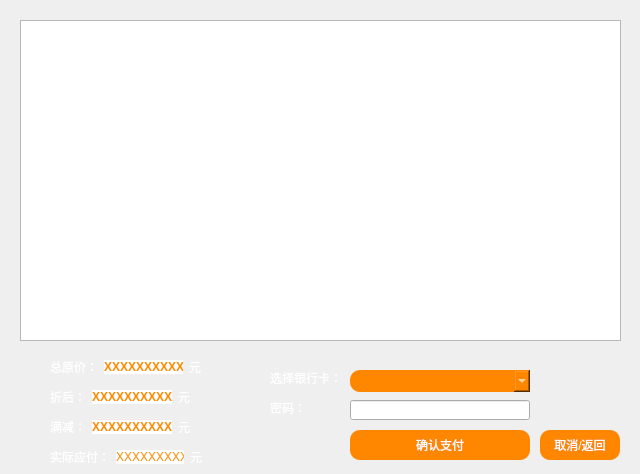
<?xml version="1.0" encoding="UTF-8"?>
<ui version="4.0">
 <class>PayDialog</class>
 <widget class="QDialog" name="PayDialog">
  <property name="geometry">
   <rect>
    <x>0</x>
    <y>0</y>
    <width>640</width>
    <height>474</height>
   </rect>
  </property>
  <property name="windowTitle">
   <string>Dialog</string>
  </property>
  <property name="styleSheet">
   <string notr="true">#PayDialog{
border-image:url(:/icon/icon/kobe2.jpg);
}
#PayDialog *{
border-image:url();
}</string>
  </property>
  <widget class="QLabel" name="cardLabel">
   <property name="geometry">
    <rect>
     <x>270</x>
     <y>370</y>
     <width>71</width>
     <height>16</height>
    </rect>
   </property>
   <property name="styleSheet">
    <string notr="true">color:white;</string>
   </property>
   <property name="text">
    <string>选择银行卡：</string>
   </property>
  </widget>
  <widget class="QComboBox" name="accountNumComboBox">
   <property name="geometry">
    <rect>
     <x>350</x>
     <y>370</y>
     <width>180</width>
     <height>22</height>
    </rect>
   </property>
   <property name="styleSheet">
    <string notr="true">color: white;
background-color: rgb(255, 135, 0);
border-style: outset;
padding: 6px;
border-radius: 10px;</string>
   </property>
  </widget>
  <widget class="QLabel" name="label_2">
   <property name="geometry">
    <rect>
     <x>270</x>
     <y>400</y>
     <width>71</width>
     <height>16</height>
    </rect>
   </property>
   <property name="styleSheet">
    <string notr="true">color: white;</string>
   </property>
   <property name="text">
    <string>密码：</string>
   </property>
  </widget>
  <widget class="QLineEdit" name="passwLineEdit">
   <property name="geometry">
    <rect>
     <x>350</x>
     <y>400</y>
     <width>180</width>
     <height>20</height>
    </rect>
   </property>
   <property name="font">
    <font>
     <weight>75</weight>
     <bold>true</bold>
    </font>
   </property>
   <property name="styleSheet">
    <string notr="true">color: rgb(255, 135, 0);</string>
   </property>
   <property name="echoMode">
    <enum>QLineEdit::Password</enum>
   </property>
  </widget>
  <widget class="QPushButton" name="payConfirmButton">
   <property name="geometry">
    <rect>
     <x>350</x>
     <y>430</y>
     <width>180</width>
     <height>30</height>
    </rect>
   </property>
   <property name="styleSheet">
    <string notr="true">color: white;
background-color: rgb(255, 135, 0);
border-style: outset;
padding: 6px;
border-radius: 10px;</string>
   </property>
   <property name="text">
    <string>确认支付</string>
   </property>
  </widget>
  <widget class="QPushButton" name="returnButton">
   <property name="geometry">
    <rect>
     <x>540</x>
     <y>430</y>
     <width>80</width>
     <height>30</height>
    </rect>
   </property>
   <property name="styleSheet">
    <string notr="true">color: white;
background-color: rgb(255, 135, 0);
border-style: outset;
padding: 6px;
border-radius: 10px;</string>
   </property>
   <property name="text">
    <string>取消/返回</string>
   </property>
  </widget>
  <widget class="QTableWidget" name="tableWidget">
   <property name="geometry">
    <rect>
     <x>20</x>
     <y>20</y>
     <width>601</width>
     <height>321</height>
    </rect>
   </property>
  </widget>
  <widget class="QWidget" name="layoutWidget">
   <property name="geometry">
    <rect>
     <x>50</x>
     <y>360</y>
     <width>151</width>
     <height>14</height>
    </rect>
   </property>
   <layout class="QHBoxLayout" name="horizontalLayout_7">
    <item>
     <widget class="QLabel" name="label_5">
      <property name="styleSheet">
       <string notr="true">color:white;</string>
      </property>
      <property name="text">
       <string>总原价：</string>
      </property>
     </widget>
    </item>
    <item>
     <widget class="QLabel" name="oriPriceSumLabel_2">
      <property name="font">
       <font>
        <weight>75</weight>
        <bold>true</bold>
       </font>
      </property>
      <property name="styleSheet">
       <string notr="true">color: rgb(255, 135, 0);
background:white;</string>
      </property>
      <property name="text">
       <string>XXXXXXXXXXX</string>
      </property>
     </widget>
    </item>
    <item>
     <widget class="QLabel" name="label_8">
      <property name="styleSheet">
       <string notr="true">color:white;</string>
      </property>
      <property name="text">
       <string>元</string>
      </property>
     </widget>
    </item>
   </layout>
  </widget>
  <widget class="QWidget" name="layoutWidget_2">
   <property name="geometry">
    <rect>
     <x>50</x>
     <y>390</y>
     <width>140</width>
     <height>14</height>
    </rect>
   </property>
   <layout class="QHBoxLayout" name="horizontalLayout_8">
    <item>
     <widget class="QLabel" name="label_11">
      <property name="styleSheet">
       <string notr="true">color:white;</string>
      </property>
      <property name="text">
       <string>折后：</string>
      </property>
     </widget>
    </item>
    <item>
     <widget class="QLabel" name="priceSumLabel_2">
      <property name="font">
       <font>
        <weight>75</weight>
        <bold>true</bold>
       </font>
      </property>
      <property name="styleSheet">
       <string notr="true">color: rgb(255, 135, 0);
background:white;</string>
      </property>
      <property name="text">
       <string>XXXXXXXXXXX</string>
      </property>
     </widget>
    </item>
    <item>
     <widget class="QLabel" name="label_14">
      <property name="styleSheet">
       <string notr="true">color:white;</string>
      </property>
      <property name="text">
       <string>元</string>
      </property>
     </widget>
    </item>
   </layout>
  </widget>
  <widget class="QWidget" name="layoutWidget_3">
   <property name="geometry">
    <rect>
     <x>50</x>
     <y>420</y>
     <width>140</width>
     <height>14</height>
    </rect>
   </property>
   <layout class="QHBoxLayout" name="horizontalLayout_9">
    <item>
     <widget class="QLabel" name="label_16">
      <property name="styleSheet">
       <string notr="true">color:white;</string>
      </property>
      <property name="text">
       <string>满减：</string>
      </property>
     </widget>
    </item>
    <item>
     <widget class="QLabel" name="fullThenReduceLabel_2">
      <property name="font">
       <font>
        <weight>75</weight>
        <bold>true</bold>
       </font>
      </property>
      <property name="styleSheet">
       <string notr="true">color: rgb(255, 135, 0);
background:white;</string>
      </property>
      <property name="text">
       <string>XXXXXXXXXXX</string>
      </property>
     </widget>
    </item>
    <item>
     <widget class="QLabel" name="label_17">
      <property name="styleSheet">
       <string notr="true">color:white;</string>
      </property>
      <property name="text">
       <string>元</string>
      </property>
     </widget>
    </item>
   </layout>
  </widget>
  <widget class="QWidget" name="layoutWidget_4">
   <property name="geometry">
    <rect>
     <x>50</x>
     <y>450</y>
     <width>152</width>
     <height>14</height>
    </rect>
   </property>
   <layout class="QHBoxLayout" name="horizontalLayout_10">
    <item>
     <widget class="QLabel" name="label_18">
      <property name="styleSheet">
       <string notr="true">color:white;</string>
      </property>
      <property name="text">
       <string>实际应付：</string>
      </property>
     </widget>
    </item>
    <item>
     <widget class="QLabel" name="paySumLabel_2">
      <property name="styleSheet">
       <string notr="true">color: rgb(255, 135, 0);
background:white;</string>
      </property>
      <property name="text">
       <string>XXXXXXXXXXX</string>
      </property>
     </widget>
    </item>
    <item>
     <widget class="QLabel" name="label_19">
      <property name="styleSheet">
       <string notr="true">color:white;</string>
      </property>
      <property name="text">
       <string>元</string>
      </property>
     </widget>
    </item>
   </layout>
  </widget>
 </widget>
 <resources/>
 <connections/>
</ui>
